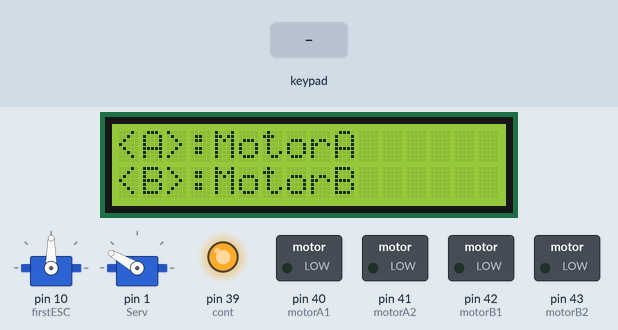
This sketch was run on a simulated Arduino Mega 2560, built with avr-gcc and run on an emulated ATmega2560. Parts: 2 × servo, 16×2 character LCD, switched loads named in the sketch (green lamp = pin HIGH), output pins drawn as LEDs (lit = HIGH). Inputs (shaded band) come from the test bench.

Above: at 2.2 s.
2.3 s: key 'A' pressed
At 3.4 s:
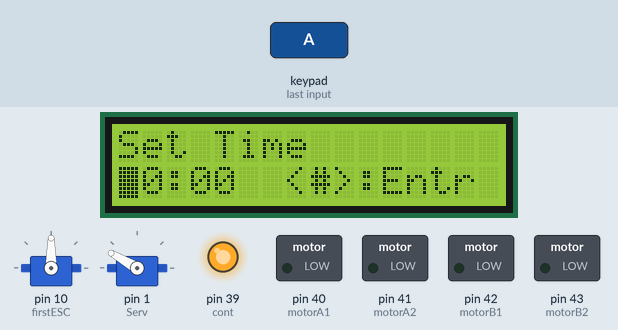
3.8 s: keypad keys 9 8 7 6 # pressed 0.4 s apart
At 5.8 s:
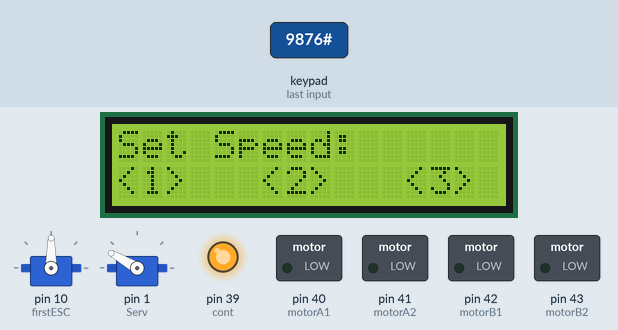
7.3 s: key '1' pressed
At 8.6 s:
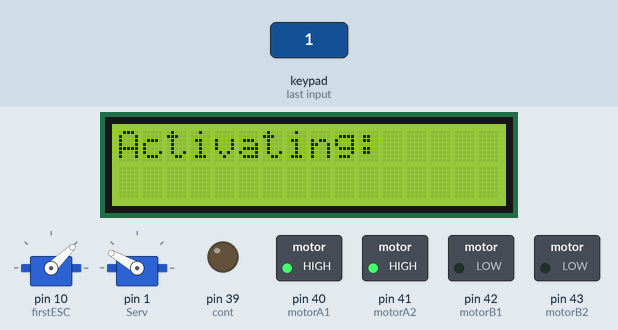
13.3 s: key 'D' pressed
At 16.2 s:
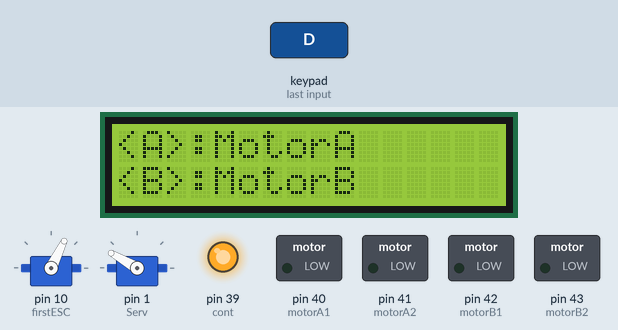
16.3 s: keypad keys 9 8 7 6 A pressed 0.4 s apart
At 18.9 s:
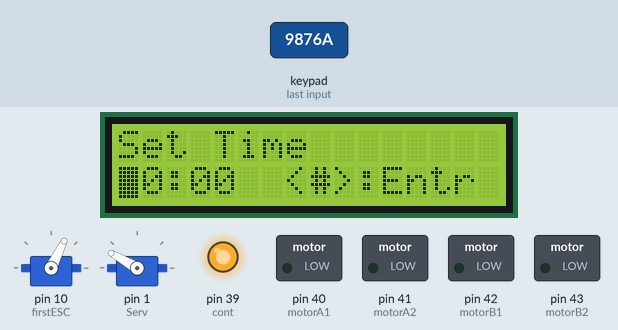
19.8 s: keypad keys 5 4 3 2 # pressed 0.4 s apart
At 22.9 s:
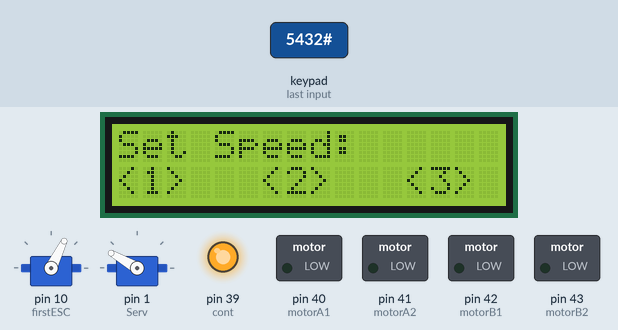
Timing chart, 0 to 24.3 s (numbered marks = the images above; inputs shaded):
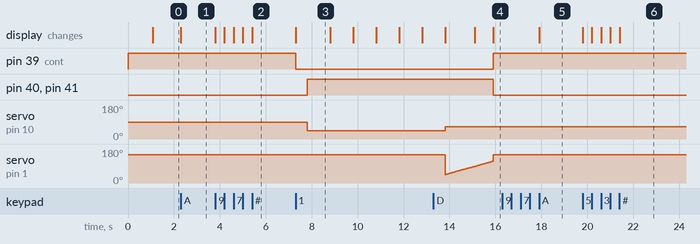

Measured:
- after the input at 2.3 s, the display: changes at once (image 1)
- after the input at 3.8 s, the display: first changes at once (image 2 shows a later state)
- after the input at 7.3 s, pin 39 (cont): HIGH → LOW at once; pin 40 (motorA1), pin 41 (motorA2): LOW → HIGH after 0.51 s; servo on pin 10 (firstESC): 90° → 44° after 0.51 s; the display: changes at once (image 3)
- after the input at 13.3 s, pin 39 (cont): LOW → HIGH after 2.6 s; pin 40 (motorA1), pin 41 (motorA2): HIGH → LOW after 2.6 s; the display: first differs from a run without the input after 2.6 s (image 4)
- after the input at 16.3 s, the display: changes after 1.6 s (image 5)
- after the input at 19.8 s, the display: first changes at once (image 6 shows a later state)

The sketch:

Interface.ino
```cpp
#define cont 39
#define motorA1 40
#define motorA2 41
#define motorB1 42
#define motorB2 43

#include <Keypad.h>
#include <LiquidCrystal.h>
#include <Servo.h>
LiquidCrystal lcd(12, 11, 14, 15, 16, 17);
Servo firstESC;
Servo Serv;
int counter = 0;
int counterA = 0;
int counterB = 0;
int counter11 = -1;
int counter22 = -1;
int pos=0;
const byte numRows= 4; //number of rows on the keypad
const byte numCols= 4; //number of columns on the keypad
char seconds1;
char seconds2;
char min1;
char min2;
int Min;
int Sec;
int hrs;
char enter_key;
char MotorNum;
int x;
char speed_key;
boolean switcher=true;
//keymap defines the key pressed according to the row and columns just as appears on the keypad
char keymap[numRows][numCols]=
{
{'1', '2', '3', 'A'},
{'4', '5', '6', 'B'},
{'7', '8', '9', 'C'},
{'*', '0', '#', 'D'}
};

//Code that shows the the keypad connections to the arduino terminals
byte rowPins[numRows] = {9,8,7,6}; //Rows 0 to 3
byte colPins[numCols]= {5,4,3,2}; //Columns 0 to 3

//initializes an instance of the Keypad class
Keypad myKeypad= Keypad(makeKeymap(keymap), rowPins, colPins, numRows, numCols);

void system_init();
void ContActivation();
void MA_run();
void MB_run();
void trigger();
void stepDown();
void Get_time();
void Servo_sweep(int Ang_from, int Ang_to, int delay_);
int ServoSweepForward(int angle_from, int angle_to, int delay_);
int ServoSweepBackward(int angle_from, int angle_to, int delay_);

void setup() {
  system_init();
  Serv.attach(1);
  Serv.write(150);
  lcd.print("System is ready!");
  delay(1000);
}

void loop(){
  if (counter == 0){
    lcd.clear();
    Serv.write(150);
    lcd.setCursor(0, 0);
    lcd.print("<A>:MotorA");
    lcd.setCursor(0, 1);
    lcd.print("<B>:MotorB");
    counter++;
  }
  MotorNum = myKeypad.getKey();
  switch(MotorNum){


    /*--------------------------------------Motor A----------------------------*/
    case 'A':
      lcd.clear();
      lcd.setCursor(0, 0);
      lcd.print("Set Time");
      lcd.setCursor(0, 1);
      lcd.print("00:00");
      lcd.setCursor(7, 1);
      lcd.print("<#>:Entr");
      Get_time();
      lcd.noBlink();
      while(1){
        enter_key = myKeypad.getKey();
        if(enter_key == '#'){
          lcd.clear();
          break;
        }
      }
      lcd.clear();
      lcd.setCursor(0, 0);
      lcd.print("Set Speed:");
      lcd.setCursor(0, 1);
      lcd.print("<1>");
      lcd.setCursor(6, 1);
      lcd.print("<2>");
      lcd.setCursor(12, 1);
      lcd.print("<3>");
      while(1){
        speed_key = myKeypad.getKey();
        if(speed_key == '1' || speed_key == '2' || speed_key == '3'){
          lcd.clear();
          break;
        }
      }
      MA_run();
      while (hrs > 0 || Min > 0 || Sec >= 0) {
        if (counterA == 0){
          lcd.clear();
          lcd.setCursor(0, 0);
          lcd.print("MotorA ON");
          counterA++;
        }
        if (speed_key == '1') firstESC.writeMicroseconds(1200);
        if (speed_key == '2') firstESC.writeMicroseconds(1600);
        if (speed_key == '3') firstESC.writeMicroseconds(2000);

        char inturr_key = myKeypad.getKey();
        if (inturr_key == 'D'){
          counter = 0;
          counterA = 0;
          counterB = 0;
          digitalWrite(cont, HIGH);
          digitalWrite(motorB1, LOW);
          digitalWrite(motorB2, LOW);
          digitalWrite(motorA1, LOW);
          digitalWrite(motorA2, LOW);
          break;
        }
         lcd.setCursor(4, 2);
         (hrs < 10) ? lcd.print("0") : NULL;
         lcd.print(hrs);
         lcd.print(":");
         (Min < 10) ? lcd.print("0") : NULL;
         lcd.print(Min);
         lcd.print(":");
         (Sec < 10) ? lcd.print("0") : NULL;
         lcd.print(Sec);
         lcd.display();
         stepDown();
         counter11++;
         if (counter11 == 0) ServoSweepForward(45, 80, 29);     //Big:   45     115
         if (counter11 == 1) ServoSweepForward(80, 115, 29);
         if (counter11 == 2) ServoSweepBackward(80, 115, 29);
         if (counter11 == 3) {
           ServoSweepBackward(45, 80, 29);
           counter11 = -1;
         }

         if (counterA == 0) break;
      }
      MotorNum = 0;
      break;


      /*---------------------------------Motor B-----------------------------*/


    case 'B':
      lcd.clear();
      lcd.setCursor(0, 0);
      lcd.print("Set Time");
      lcd.setCursor(0, 1);
      lcd.print("00:00");
      lcd.setCursor(7, 1);
      lcd.print("<#>:Entr");
      Get_time();
      lcd.noBlink();
      while(1){
        enter_key = myKeypad.getKey();
        if(enter_key == '#'){
          lcd.clear();
          break;
        }
      }
      lcd.clear();
      lcd.setCursor(0, 0);
      lcd.print("Set Speed:");
      lcd.setCursor(0, 1);
      lcd.print("<1>");
      lcd.setCursor(6, 1);
      lcd.print("<2>");
      lcd.setCursor(12, 1);
      lcd.print("<3>");
      while(1){
        speed_key = myKeypad.getKey();
        if(speed_key == '1' || speed_key == '2' || speed_key == '3'){
          lcd.clear();
          break;
        }
      }
      MB_run();
      while (hrs > 0 || Min > 0 || Sec >= 0) {
        if (counterB == 0){
          lcd.clear();
          lcd.setCursor(0, 0);
          lcd.print("MotorB ON");
          counterB++;
        }
        if (speed_key == '1') firstESC.writeMicroseconds(1200);
        if (speed_key == '2') firstESC.writeMicroseconds(1600);
        if (speed_key == '3') firstESC.writeMicroseconds(2000);
        char inturr_key = myKeypad.getKey();
        if (inturr_key == 'D') {
          counter = 0;
          counterA = 0;
          counterB = 0;
          digitalWrite(cont, HIGH);
          digitalWrite(motorB1, LOW);
          digitalWrite(motorB2, LOW);
          digitalWrite(motorA1, LOW);
          digitalWrite(motorA2, LOW);
          break;
        }
         lcd.setCursor(4, 2);
         (hrs < 10) ? lcd.print("0") : NULL;
         lcd.print(hrs);
         lcd.print(":");
         (Min < 10) ? lcd.print("0") : NULL;
         lcd.print(Min);
         lcd.print(":");
         (Sec < 10) ? lcd.print("0") : NULL;
         lcd.print(Sec);
         lcd.display();
         stepDown();
         counter22++;
         if (counter22 == 0) ServoSweepForward(100, 125, 40);  //100 to 150
         if (counter22 == 1) ServoSweepForward(125, 150, 40);
         if (counter22 == 2) ServoSweepBackward(125, 150, 40);
         if (counter22 == 3) {
           ServoSweepBackward(100, 125, 40);
           counter22 = -1;
         }
         //delay(16);
         //delay(1000);
         if (counterB == 0) break;
      }
      MotorNum = 0;
      break;
    default:
      break;
  }

}
void system_init(){
  pinMode(cont, OUTPUT);
  pinMode(motorA1, OUTPUT);
  pinMode(motorA2, OUTPUT);
  pinMode(motorB1, OUTPUT);
  pinMode(motorB2, OUTPUT);
  digitalWrite(cont, HIGH);
  digitalWrite(motorA1, LOW);
  digitalWrite(motorA2, LOW);
  digitalWrite(motorB1, LOW);
  digitalWrite(motorB2, LOW);
  firstESC.attach(10);
  lcd.begin(16, 2);
}


void MA_run(){
  lcd.clear();
  lcd.setCursor(0, 0);
  lcd.print("Activating:");
  lcd.setCursor(0, 1);
  digitalWrite(cont, LOW);
  delay(500);
  digitalWrite(motorB1, LOW);
  digitalWrite(motorB2, LOW);
  digitalWrite(motorA1, HIGH);
  digitalWrite(motorA2, HIGH);
  firstESC.writeMicroseconds(1000);
  delay(1000);
  lcd.print(".");
  delay(1000);
  lcd.print(".");
  delay(1000);
  lcd.print(".");
  delay(1000);
  lcd.print(".");
  delay(1000);
  lcd.print(".");
  delay(1000);
  lcd.print(".");
}

void MB_run(){
  lcd.clear();
  lcd.setCursor(0, 0);
  lcd.print("Activating:");
  lcd.setCursor(0, 1);
  digitalWrite(cont, LOW);
  delay(500);
  digitalWrite(motorB1, HIGH);
  digitalWrite(motorB2, HIGH);
  digitalWrite(motorA1, LOW);
  digitalWrite(motorA2, LOW);
  firstESC.writeMicroseconds(1000);
  delay(1000);
  lcd.print(".");
  delay(1000);
  lcd.print(".");
  delay(1000);
  lcd.print(".");
  delay(1000);
  lcd.print(".");
  delay(1000);
  lcd.print(".");
  delay(1000);
  lcd.print(".");
}

void stepDown() {
 if (Sec > 0) {
 Sec -= 1;
 } else {
 if (Min > 0) {
 Sec = 59;
 Min -= 1;
 } else {
 if (hrs > 0) {
 Sec = 59;
 Min = 59;
 hrs -= 1;
 } else {
 trigger();
 }
 }
 }
}

void trigger() {
   lcd.clear(); // clears the screen and buffer
   lcd.setCursor(5, 1); // set timer position on lcd for end.
   lcd.print("END ");
   counter = 0;
   counterA = 0;
   counterB = 0;
   digitalWrite(cont, HIGH);
   digitalWrite(motorB1, LOW);
   digitalWrite(motorB2, LOW);
   digitalWrite(motorA1, LOW);
   digitalWrite(motorA2, LOW);
   Serv.write(150);
}

void Get_time(){
      lcd.setCursor(0, 1);
      lcd.blink();
      while(1){
        min1 = myKeypad.getKey();
        if(min1 == '1' || min1 == '2' || min1 == '3' || min1 == '4' || min1 == '5' || min1 == '6' || min1 == '7' || min1 == '8' || min1 == '9' || min1 == '0') break;
      }
      lcd.setCursor(0, 1);
      lcd.print(min1);
      while(1){
        min2 = myKeypad.getKey();
        if(min2 == '1' || min2 == '2' || min2 == '3' || min2 == '4' || min2 == '5' || min2 == '6' || min2 == '7' || min2 == '8' || min2 == '9' || min2 == '0') break;
      }
      lcd.setCursor(1, 1);
      lcd.print(min2);

      lcd.setCursor(3, 1);

      while(1){
        seconds1 = myKeypad.getKey();
        if(seconds1 == '1' || seconds1 == '2' || seconds1 == '3' || seconds1 == '4' || seconds1 == '5' || seconds1 == '6' || seconds1 == '7' || seconds1 == '8' || seconds1 == '9' || seconds1 == '0') break;
      }
      lcd.setCursor(3, 1);
      lcd.print(seconds1);
      while(1){
        seconds2 = myKeypad.getKey();
        if(seconds2 == '1' || seconds2 == '2' || seconds2 == '3' || seconds2 == '4' || seconds2 == '5' || seconds2 == '6' || seconds2 == '7' || seconds2 == '8' || seconds2 == '9' || seconds2 == '0') break;
      }
      lcd.setCursor(4, 1);
      lcd.print(seconds2);
      Sec = (seconds1-48)*10+(seconds2-48);
      Min = (min1-48)*10+(min2-48);

}


void Servo_sweep(int Ang_from, int Ang_to, int delay_){
  for(int pos = Ang_from; pos <= Ang_to; pos += 1){
    Serv.write(pos);
    delay(delay_);
  }
  for(int pos = Ang_to; pos>=Ang_from; pos-=1){
    Serv.write(pos);
    delay(delay_);
  }
}


int ServoSweepForward(int angle_from, int angle_to, int delay_){
  for(int pos = angle_from; pos <= angle_to; pos += 1){
    Serv.write(pos);
    delay(delay_);
  }
  return x;
}

int ServoSweepBackward(int angle_from, int angle_to, int delay_){
  for(int pos = angle_to; pos>=angle_from; pos-=1){
    Serv.write(pos);
    delay(delay_);
  }
  return x;
}
```
